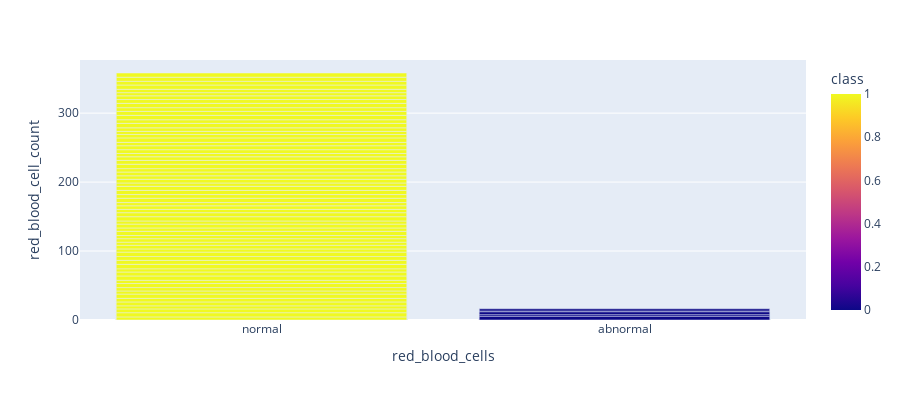

The code cell stored with this chart in its notebook:
### Code cell
fig = px.bar(kidney, x="red_blood_cells", y="red_blood_cell_count",color='class', barmode='group',height=400)
fig.show()

### Figure 1 — Plotly figure (JSON) as saved in the notebook; plotly's stock layout.template omitted (floating-point values rounded to 4 significant figures; data arrays with more than 128 entries replaced by an {"elided": "..."} marker saying what was removed)
{"data": [{"alignmentgroup": "True", "hovertemplate": "red_blood_cells=%{x}<br>red_blood_cell_count=%{y}<br>class=%{marker.color}<extra></extra>", "legendgroup": "", "marker": {"color": {"elided": "400 int values"}, "coloraxis": "coloraxis", "pattern": {"shape": ""}}, "name": "", "offsetgroup": "", "orientation": "v", "showlegend": false, "textposition": "auto", "type": "bar", "x": {"elided": "400 str values"}, "xaxis": "x", "y": {"elided": "400 float values"}, "yaxis": "y"}], "layout": {"barmode": "group", "coloraxis": {"colorbar": {"title": {"text": "class"}}, "colorscale": [[0, "#0d0887"], [0.1111, "#46039f"], [0.2222, "#7201a8"], [0.3333, "#9c179e"], [0.4444, "#bd3786"], [0.5556, "#d8576b"], [0.6667, "#ed7953"], [0.7778, "#fb9f3a"], [0.8889, "#fdca26"], [1, "#f0f921"]]}, "height": 400, "legend": {"tracegroupgap": 0}, "margin": {"t": 60}, "xaxis": {"anchor": "y", "domain": [0, 1], "title": {"text": "red_blood_cells"}}, "yaxis": {"anchor": "x", "domain": [0, 1], "title": {"text": "red_blood_cell_count"}}}}
